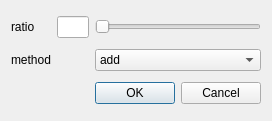
<?xml version="1.0" encoding="UTF-8"?>
<ui version="4.0">
 <class>MixDialog</class>
 <widget class="QDialog" name="MixDialog">
  <property name="geometry">
   <rect>
    <x>0</x>
    <y>0</y>
    <width>272</width>
    <height>121</height>
   </rect>
  </property>
  <property name="sizePolicy">
   <sizepolicy hsizetype="Fixed" vsizetype="Fixed">
    <horstretch>0</horstretch>
    <verstretch>0</verstretch>
   </sizepolicy>
  </property>
  <property name="windowTitle">
   <string>Dialog</string>
  </property>
  <layout class="QGridLayout" name="gridLayout">
   <item row="4" column="0">
    <widget class="QLabel" name="label_2">
     <property name="text">
      <string>method</string>
     </property>
    </widget>
   </item>
   <item row="6" column="3">
    <widget class="QDialogButtonBox" name="buttonBox">
     <property name="orientation">
      <enum>Qt::Horizontal</enum>
     </property>
     <property name="standardButtons">
      <set>QDialogButtonBox::Cancel|QDialogButtonBox::Ok</set>
     </property>
    </widget>
   </item>
   <item row="4" column="3">
    <widget class="QComboBox" name="method_combo">
     <item>
      <property name="text">
       <string>add</string>
      </property>
     </item>
     <item>
      <property name="text">
       <string>substract</string>
      </property>
     </item>
     <item>
      <property name="text">
       <string>average</string>
      </property>
     </item>
     <item>
      <property name="text">
       <string>multiply</string>
      </property>
     </item>
    </widget>
   </item>
   <item row="3" column="3">
    <widget class="QSlider" name="ratio_slider">
     <property name="maximum">
      <number>100</number>
     </property>
     <property name="orientation">
      <enum>Qt::Horizontal</enum>
     </property>
    </widget>
   </item>
   <item row="3" column="1">
    <widget class="QLineEdit" name="ratio_text">
     <property name="maximumSize">
      <size>
       <width>50</width>
       <height>16777215</height>
      </size>
     </property>
     <property name="readOnly">
      <bool>true</bool>
     </property>
    </widget>
   </item>
   <item row="3" column="0">
    <widget class="QLabel" name="label">
     <property name="text">
      <string>ratio</string>
     </property>
    </widget>
   </item>
  </layout>
 </widget>
 <resources/>
 <connections>
  <connection>
   <sender>buttonBox</sender>
   <signal>accepted()</signal>
   <receiver>MixDialog</receiver>
   <slot>accept()</slot>
   <hints>
    <hint type="sourcelabel">
     <x>248</x>
     <y>254</y>
    </hint>
    <hint type="destinationlabel">
     <x>157</x>
     <y>274</y>
    </hint>
   </hints>
  </connection>
  <connection>
   <sender>buttonBox</sender>
   <signal>rejected()</signal>
   <receiver>MixDialog</receiver>
   <slot>reject()</slot>
   <hints>
    <hint type="sourcelabel">
     <x>316</x>
     <y>260</y>
    </hint>
    <hint type="destinationlabel">
     <x>286</x>
     <y>274</y>
    </hint>
   </hints>
  </connection>
 </connections>
</ui>
